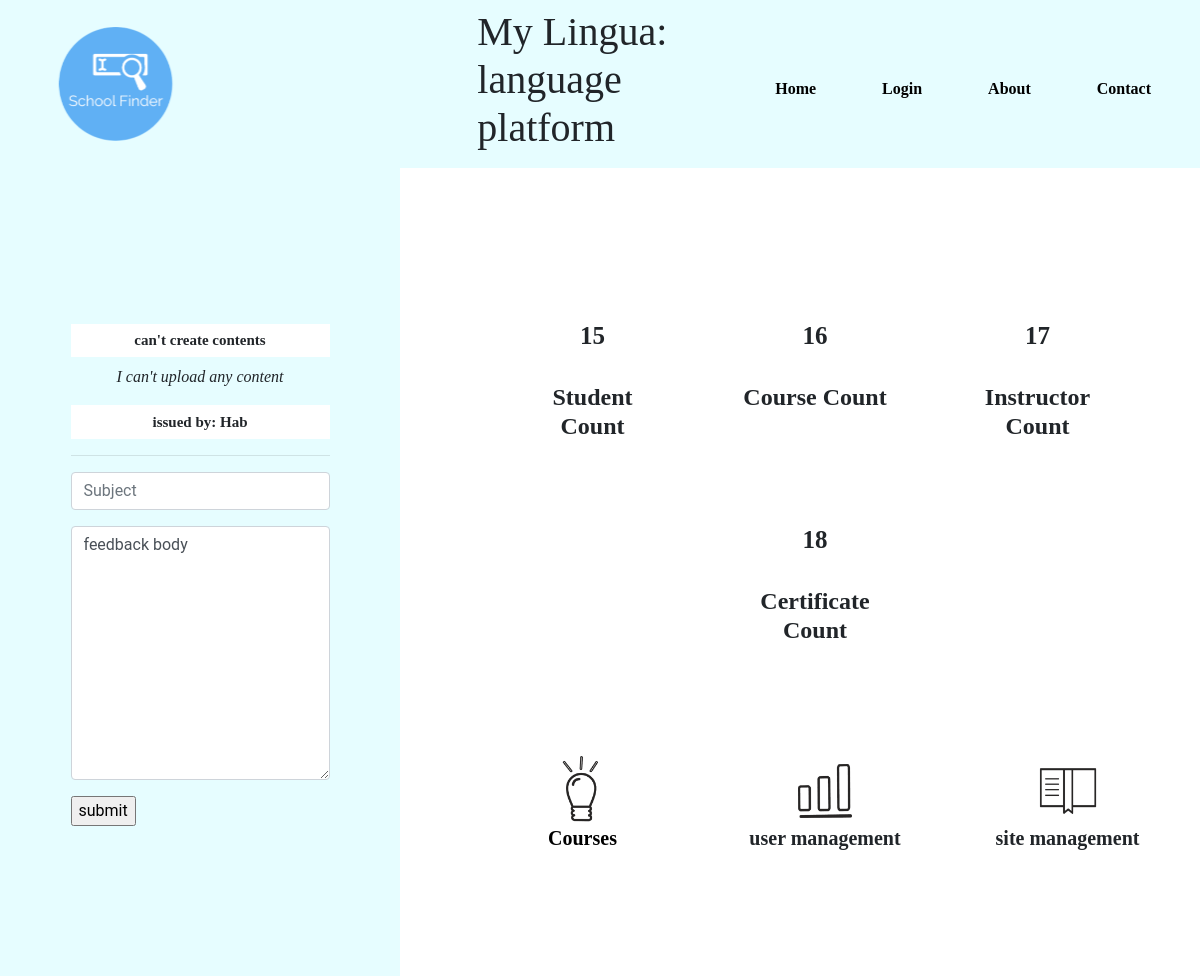
Page / (signed in) on the earlier database version.
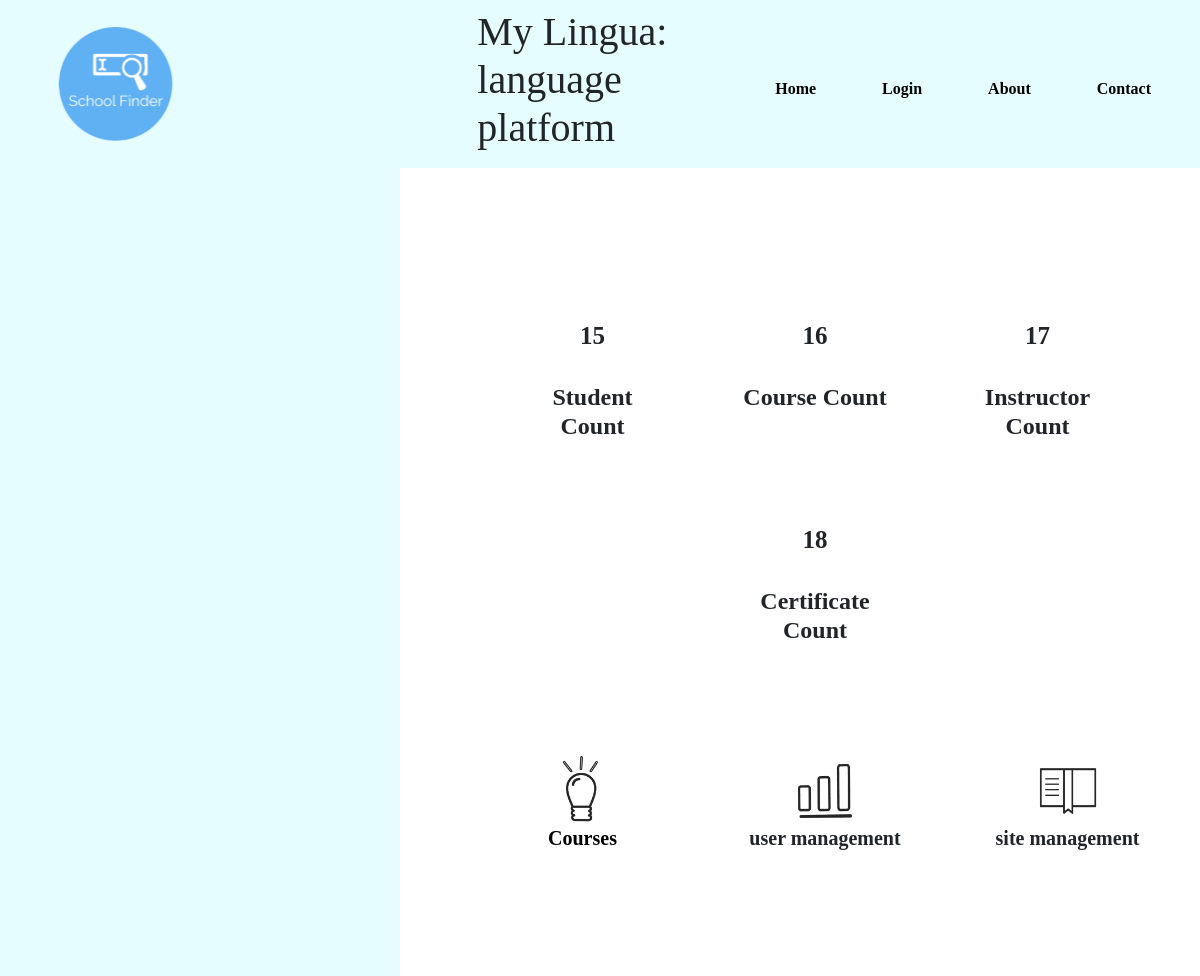
Same page on the later database version.
### adminApp/models.py (models this page shows, shortened)
class InstructorFeedback(models.Model):
    feedbackTitle = models.CharField(max_length=255, default='new feedback')
    feedbackDescription = models.TextField(default='feedback body')
    createdBy = models.ForeignKey(Instructor, on_delete=models.CASCADE, related_name='Feedbacks')
    has_response = models.BooleanField(default='False')

class Instructor(models.Model):
    instructor = models.OneToOneField(UserProfile, on_delete=models.CASCADE, related_name='instructor', default='')
    profile_pic = models.ImageField(upload_to='media/profilePics', default='')

class UserProfile(AbstractUser):
    is_instructor = models.BooleanField(null=True)

### adminApp/views.py (the view, shortened to what this page needs)
# urls.py: path('', HomePage.as_view(), name='home'),
class HomePage(ListView):
    model = SiteStats
    template_name = 'adminSite/index.html'
    siteStats = SiteStats.objects.last()
    def get(self, request):
        if request.user.is_staff:
            AdminForm = AdminFeedBackForm
            siteFeedback = InstructorFeedback.objects.filter(has_response=False)[:2]
            return render(request, self.template_name, {'feedbacks': siteFeedback, 'stats':self.siteStats, 'adminForm':AdminForm})
        if request.user.is_instructor:
            return redirect('instructorHome')

### adminApp/templatetags/myfilters.py (called while the page is built)
@register.simple_tag
def placeHolder(value, arg, classname):
    return value.as_widget(attrs={'placeholder':arg, 'class': classname})

### templates/adminSite/index.html (shortened to what this page needs)
{% extends 'base.html' %}
{% load static %}
{% load myfilters %}
{% block content %}
<div class="row">
   <div class = "col-lg-4" style="background-color:#e6fdff">
      {% for feedback in feedbacks  %}
         {% if not feedback.has_response %}
          <div class="feedbackRow">
            <h3>{{feedback.feedbackTitle }}</h3>
            <p>{{feedback.feedbackDescription}}</p>
            <h5>issued by: {{feedback.createdBy.instructor.username}}</h5>
             <hr>
            <form method="POST">
               <div class="form-group">
                  {%placeHolder adminForm.feedbackTitle 'Subject' 'form-control adminFeedback' %}
               </div>
               <div class="form-group">
                  {%placeHolder adminForm.feedbackDescription 'Subject' 'form-control adminFeedback' %}
               </div>
               <input type ="submit" name='btn_{{feedback.id}}' value='submit'/>
            </form>
          </div>
         {% endif %}
      {% endfor %}
   </div>
   <div class="col-lg-8 ml-auto" style="margin-top:100px;">
        <div class="container">
           <div class="row justify-content-center">
              <div class="col-lg-3 statsRow" style="margin-top:30px;">
                   <h3 class = "bigNumber">{{stats.stdCount}}</h3> <br/>
                   <h4 class = "bigNumberSub"> Student Count </h4>
              </div>
              <div class="col-lg-3 statsRow" style="margin-top:30px;">
               <h3 class = "bigNumber">{{stats.courseCount}}</h3> <br/>
               <h4 class = "bigNumberSub"> Course Count </h4>
             </div>
             <div class="col-lg-3 statsRow" style="margin-top:30px;">
               <h3 class = "bigNumber">{{stats.insCount}}</h3> <br/>
               <h4 class = "bigNumberSub"> Instructor Count </h4>
          </div>
         </div>
          <div class="row justify-content-center">
            <div class="col-lg-3 statsRow" style="margin-top:30px;">
               <h3 class = "bigNumber">{{stats.certCount}}</h3> <br/>
               <h4 class = "bigNumberSub"> Certificate Count </h4>
          </div>
          </div>
          <div class = "row justify-content-center">
               <div class = "col-lg-3 buttonRow">
                  <div class = "row justify-content-center">
                     <img src = '{% static "images/Pratices.png" %}' width = "70px" height="70px"/>
                  </div>
                  <div class="row justify-content-center">
                     <h5><a href="{% url 'courseList' %}" style='text-decoration:none;color:black;'>Courses </a> </h5>
                  </div>
               </div>
               <div class = "col-lg-3 buttonRow">
                  <div class = "row justify-content-center">
                     <img src = '{% static "images/Progress.png" %}' width = "70px" height="70px"/>
                  </div>
                  <div class="row justify-content-center">
                     <h5> user management</h5>
                  </div>
               </div>
               <div class = "col-lg-3 buttonRow">
                  <div class = "row justify-content-center">
                     <img src = '{% static "images/certificates.png" %}' width = "70px" height="70px"/>
                  </div>
                  <div class="row justify-content-center">
                     <h5> site management</h5>
                  </div>
               </div>
          </div>
           </div>
   </div>
   </div>
</div>
{% endblock content %}

Differences in the rows shown:
no longer on this page (row edited): InstructorFeedback: feedbackTitle "can't create contents", feedbackDescription "I can't upload any content", createdBy.instructor.username "Hab"
